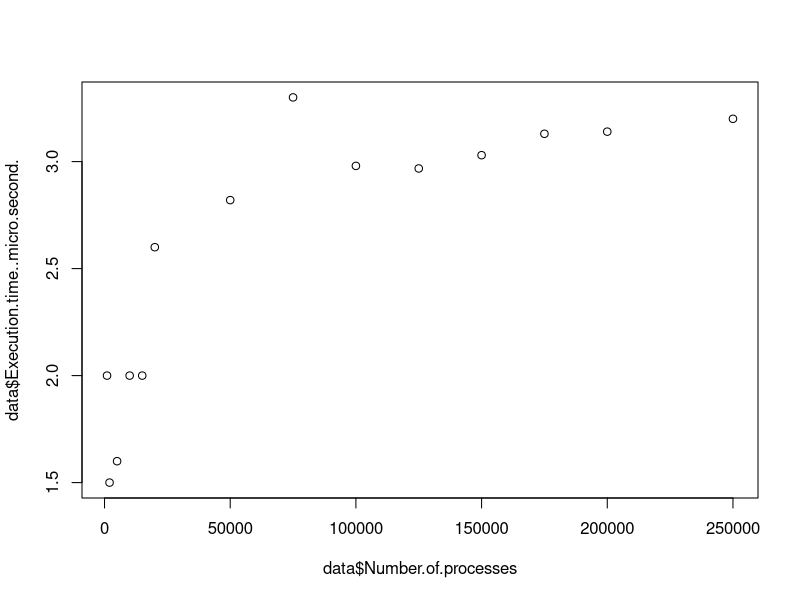

Source code (R):
#!/usr/bin/Rscript

X11()
data <- read.csv("data.csv", head=TRUE)
plot(data$Number.of.processes, data$Execution.time..micro.second.)

message("Press Return To Continue")
invisible(readLines("stdin", n=1))
